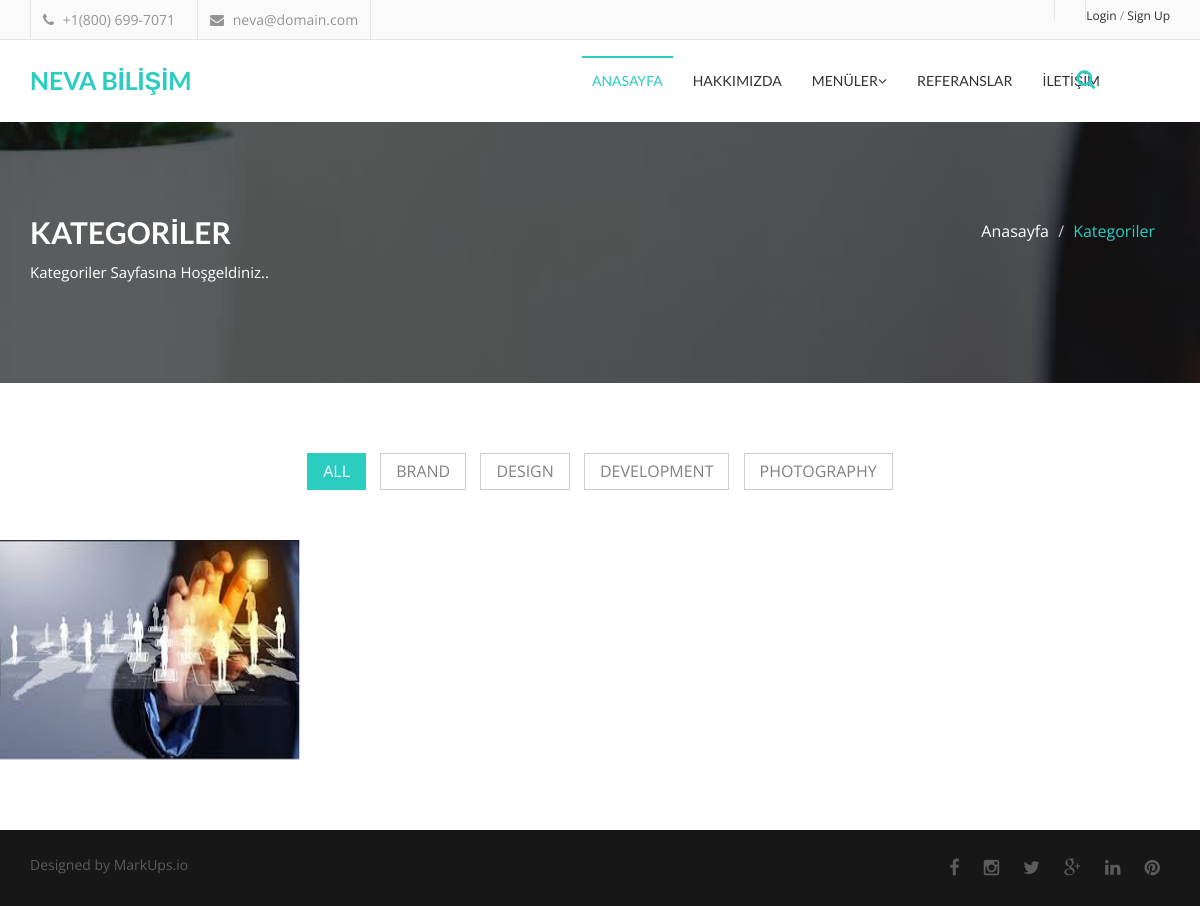
Page /category/7/announcements/ on the earlier database version.
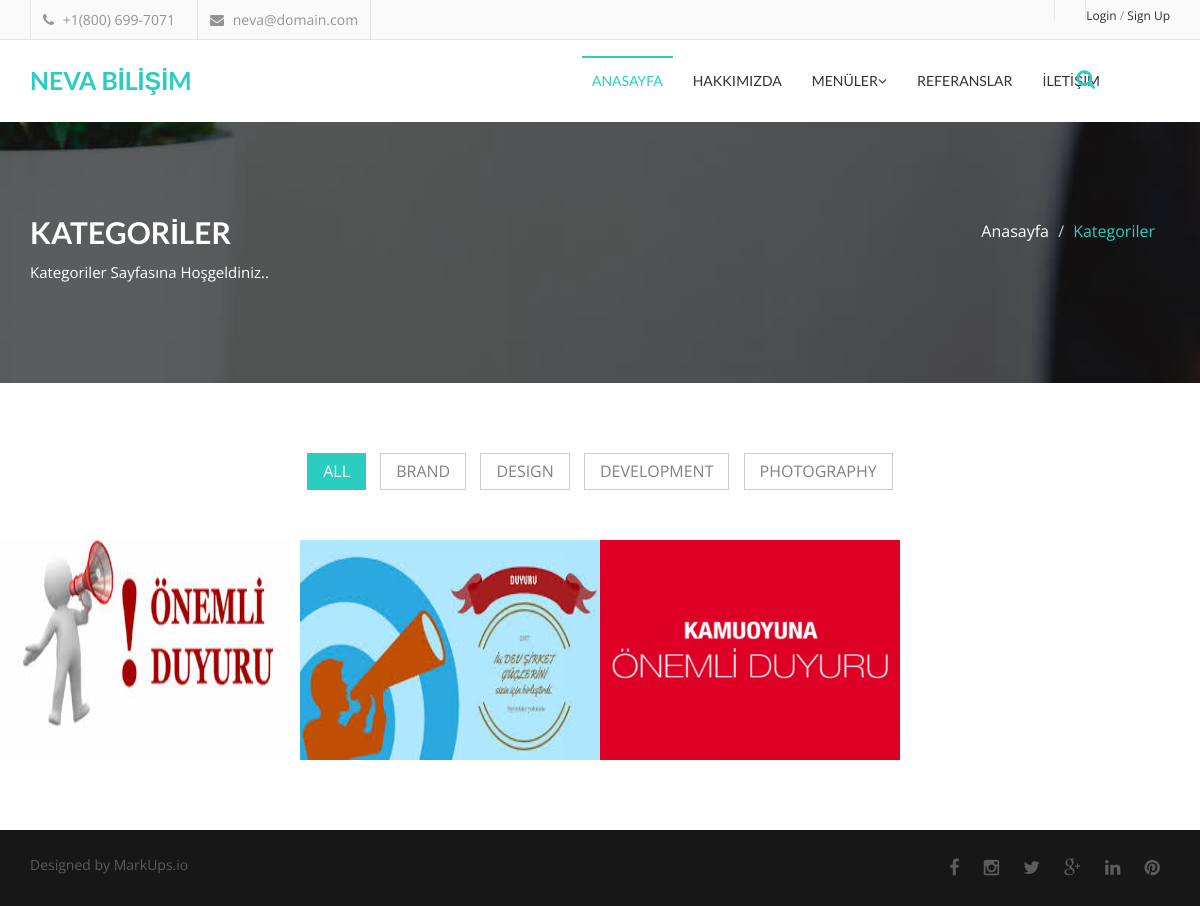
Same page on the later database version.
### content/models.py (models this page shows, shortened)
class Content(models.Model):
    STATUS = (
        ('True', 'Evet'),
        ('False', 'Hayır'),
    )
    category = models.ForeignKey(Category, on_delete=models.CASCADE)  # relation with Category table
    title = models.CharField(max_length=150)
    keywords = models.CharField(blank=True, max_length=255)
    description = models.CharField(blank=True, max_length=255)
    image = models.ImageField(upload_to='images/')
    detail = RichTextUploadingField()
    slug = models.SlugField(null=False, unique=True)
    status = models.CharField(max_length=10, choices=STATUS)
    create_at = models.DateTimeField(auto_now_add=True)
    update_at = models.DateTimeField(auto_now=True)
    def image_tag(self):
        return mark_safe('<img src="{}" height="50"/>'.format(self.image.url))
    image_tag.short_description = 'Image'

### home/views.py (the view)
# urls.py: path('category/<int:id>/<slug:slug>/', views.categories, name='categories'),
def categories(request, id, slug):
    category = Category.objects.all()
    categorydata = Category.objects.get(pk=id)
    contents = Content.objects.filter(category_id=id)
    context = {'categories': categories,
               'category': category,
               'contents': contents,
               'categorydata': categorydata
               }
    return render(request, 'categories.html', context)

### home/templates/categories.html (shortened to what this page needs)
{% extends "homebase.html" %}
{% block body %}
    <section id="single-page-header">
        <div class="overlay">
            <div class="container">
                <div class="row">
                    <div class="col-md-6 col-sm-6 col-xs-12">
                        <div class="single-page-header-left">
                            <h2>KATEGORİLER</h2>
                            <p>Kategoriler Sayfasına Hoşgeldiniz..</p>
                        </div>
                    </div>
                    <div class="col-md-6 col-sm-6 col-xs-12">
                        <div class="single-page-header-right">
                            <ol class="breadcrumb">
                                <li><a href="/">Anasayfa</a></li>
                                <li class="active">Kategoriler</li>
                            </ol>
                        </div>
                    </div>
                </div>
            </div>
        </div>
    </section>
    <section id="portfolio">
        <div class="portfolio-area">
            <div class="portfolio-menu">
                <ul>
                    <li class="filter" data-filter="all">All</li>
                    <li class="filter" data-filter=".branding">Brand</li>
                    <li class="filter" data-filter=".design">Design</li>
                    <li class="filter" data-filter=".development">Development</li>
                    <li class="filter" data-filter=".photography">Photography</li>
                </ul>
            </div>
            <div id="mixit-container" class="portfolio-container">
                {% for rs in contents %}
                    <div class="single-portfolio mix branding">
                        <div class="single-item">
                            <img src="{{ rs.image.url }}" alt="img">
                        </div>
                    </div>
                {% endfor %}
            </div>
        </div>
    </section>
{% endblock %}

Differences in the rows shown:
no longer on this page (row edited): Content: image (picture)
added Content: image (picture)
added Content: image (picture)
added Content: image (picture)
